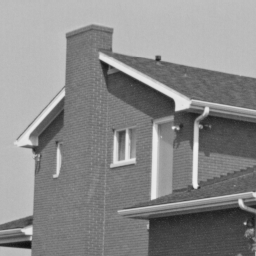
#> input picture House256.png, 256 x 256 px
$ jupyter execute ECE50024PeterDahlstromFinalProject.ipynb   (older library calls are emulated)
#> lines starting #> are read from the running program, lines starting #| are printed output that depends on the picture; long printed decimals are rounded
<a href="https://colab.research.google.com/github/PeterDahlstrom1/ECE50024FinalProject/blob/main/ECE50024PeterDahlstromFinalProject.ipynb" target="_parent"></a>

[cell 1]
#Importing basic python packages
import cv2
import numpy as np
from matplotlib import pyplot as plt
import matplotlib.image as mpimg
import scipy

[cell 2]
#Uploading Images to Google Colab
from google.colab import files
uploaded = files.upload()
#> the answer given: House256.png

[cell 3]
def matlab_style_gauss2D(shape=(9,9),sigma=1):
    """
    2D gaussian mask - should give the same result as MATLAB's
    fspecial('gaussian',[shape],[sigma])
    """
    m,n = [(ss-1.)/2. for ss in shape]
    y,x = np.ogrid[-m:m+1,-n:n+1]
    h = np.exp( -(x*x + y*y) / (2.*sigma*sigma) )
    h[ h < np.finfo(h.dtype).eps*h.max() ] = 0
    sumh = h.sum()
    if sumh != 0:
        h /= sumh
    return h

[cell 4]
#Original Image
img = mpimg.imread('House256.png')
#> img is the input picture: shape (256, 256) float32; min 0.0627, max 0.937, mean 0.541
Y = plt.imread('House256.png')
#Noisy Image
img2 = mpimg.imread('myImage.png')
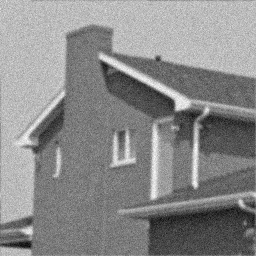
#> input picture myImage.png, 256 x 256 px
#> img2 is the input picture: shape (256, 256) float32; min 0, max 1, mean 0.541
Y2 = plt.imread('myImage.png')
#image sclicing into 2D.

#Plot Original Corrupted image
imgplot = plt.imshow(Y,cmap="gray")
plt.show()
#Plot Noisy image
imgplot2 = plt.imshow(Y2,cmap="gray")
plt.show()

[cell 5]
#Set parameters of ADMM
lambdaVal = 0.0005      #Regularization Parameter
rhoVal = 1              #Internal parameter of ADMM
gammaVal = 1            #Parameter used to update rho value
maxIterations = 10     #The maximum number of iterations of ADMM
tolerance = 1e-4        #Tolerance level for the total residual

[cell 6]
#Other variables for ADMM algorithm
rows = len(Y)                 #Number of rows in image
#> rows = 256
cols = len(Y[0])              #Number of columns in image
#> cols = 256
NumPixels = rows*cols         #Number of pixels in image
#> NumPixels = 65536
v = .5*np.ones([rows,cols])   #Initial 'v' matrix
x = v                         #Initial 'x' matrix
u = np.zeros([rows,cols])     #Initial 'u' matrix
h = matlab_style_gauss2D((9,9),1)
Hty = scipy.ndimage.correlate(Y2, h, mode='wrap')
eigHtH = np.power(np.absolute(np.fft.fftn(h,(256,256))),2)
residual = 10e10

[cell 7]
#ADMM
iterations = 1
while (iterations<=maxIterations):

  #Before iteration parameter to calculate residuals
  xOld = x
  vOld = v
  uOld = u

  #Inversion Step

  xtilde = v-u
  rhs = np.fft.fftn((Hty + rhoVal*xtilde))
  x = np.real(np.fft.ifftn(np.divide(rhs,(rhoVal+eigHtH))))


  #The "off the shelf" Denoiser
  vtilde = (x + u)

  # [10 lines of commented-out code are left out]

  I = cv2.normalize(vtilde, None, 255, 0, cv2.NORM_MINMAX, cv2.CV_8U)
  dst = cv2.fastNlMeansDenoising(I, 3.0, 10, 2)/255
  v = (dst.astype(np.float32))

  #Update lagrangian multiplier
  u = u + (x - v)


  #Calculate residual
  residualxx = (1/np.sqrt(NumPixels))*np.sqrt(np.sum(np.sum(np.power((x-xOld),2))))
  residualu = (1/np.sqrt(NumPixels))*np.sqrt(np.sum(np.sum(np.power((u-uOld),2))))
  residualv = (1/np.sqrt(NumPixels))*np.sqrt(np.sum(np.sum(np.power((v-vOld),2))))

  print(residualxx)


  iterations = iterations + 1
#> this loop made 10 passes
#> (residualxx, residualu, residualv) on passes 1 to 10: (0.0891, 0.113, 0.202), (0.161, 0.0675, 0.0231), (0.0456, 0.0269, 0.0073), (0.0166, 0.0151, 0.00934), (0.0117, 0.0126, 0.0105), (0.0118, 0.00949, 0.00837), (0.00921, 0.00725, 0.00665), (0.00768, 0.00532, 0.00471), (0.00579, 0.00388, 0.00339), (0.00485, 0.00382, 0.00312)
#| 0.08911
#| 0.1612
#| 0.04555
#| 0.01657
#| 0.0117
#| 0.01175
#| 0.009206
#| 0.007677
#> (further printed lines are left out)
#> pass 1, `x = np.real(np.fft.ifftn(np.divide(rhs,(rhoVal+eigHtH))))`:
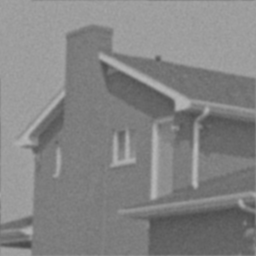
#> x: shape (256, 256) float64; min 0.286, max 0.722, mean 0.52
#> pass 1, `I = cv2.normalize(vtilde, None, 255, 0, cv2.NORM_MINMAX, cv2.CV_8U)`:
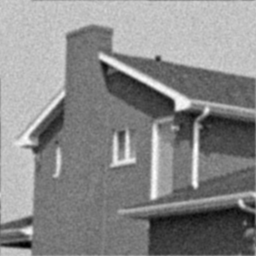
#> I: shape (256, 256); min 0, max 255, mean 137.2
#> after the loop:
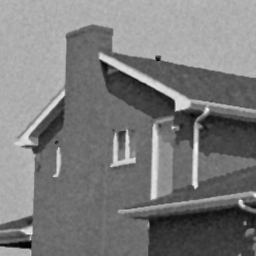
#> I: shape (256, 256); min 0, max 255, mean 123.7
#> after the loop:
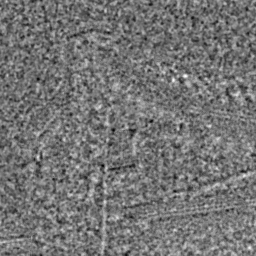
#> u: shape (256, 256) float64; min 0.00576, max 0.114, mean 0.0556; drawn with min black and max white
#> after the loop, iterations = 11

  #


v = (v.astype(np.float32))

row, col = 1, 2
fig, axs = plt.subplots(row, col, figsize=(15, 10))
fig.tight_layout()
axs[0].imshow(cv2.cvtColor(Y2, cv2.COLOR_BGR2RGB))
axs[0].set_title('Y2')
axs[1].imshow(cv2.cvtColor(v, cv2.COLOR_BGR2RGB))
axs[1].set_title('Fast Means Denoising')
plt.show()
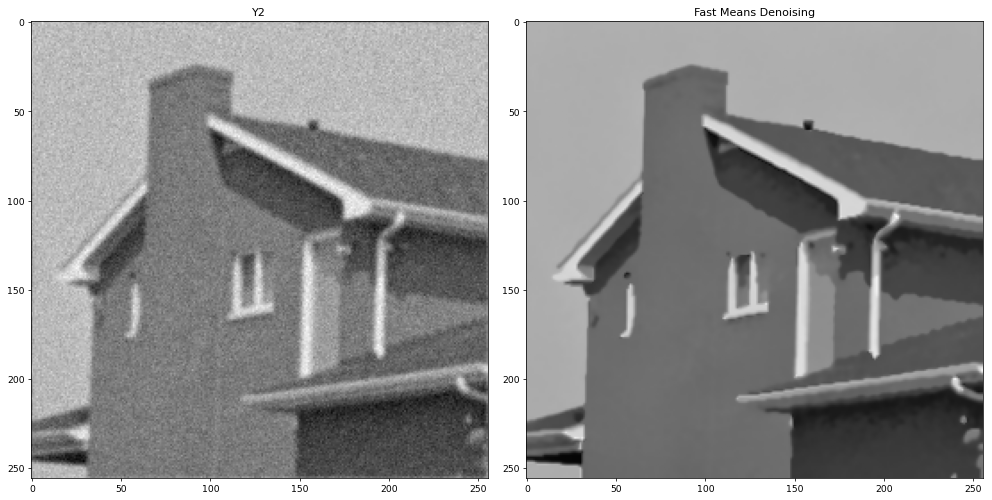
#> figure drawn by matplotlib, 2 panels

[cell 8]
residualxx
#> Out = 0.00485

[cell 9]
residualu
#> Out = 0.00382

[cell 10]
residualv
#> Out = 0.00312
